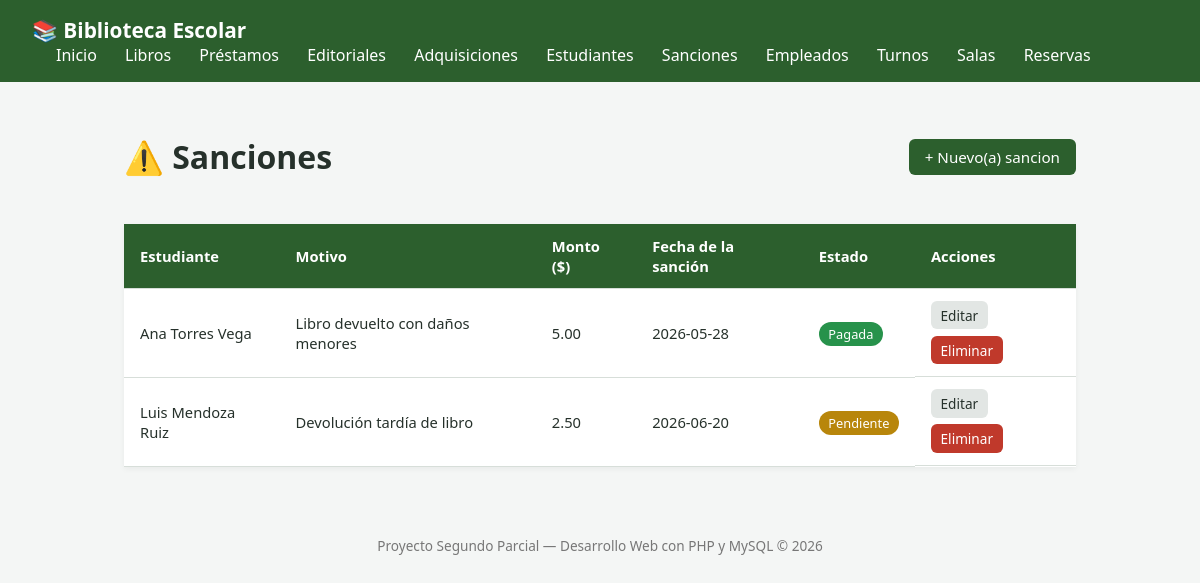
The page /index.php?route=sanciones on the database its author committed.
### tables this page shows
CREATE TABLE IF NOT EXISTS sanciones (
    id INT AUTO_INCREMENT PRIMARY KEY,
    estudiante_id INT NOT NULL,
    motivo VARCHAR(200) NOT NULL,
    monto DECIMAL(8,2) NOT NULL,
    fecha_sancion DATE NOT NULL,
    estado ENUM('pendiente', 'pagada', 'anulada') NOT NULL DEFAULT 'pendiente',
    creado_en TIMESTAMP DEFAULT CURRENT_TIMESTAMP,
    CONSTRAINT fk_sancion_estudiante
        FOREIGN KEY (estudiante_id) REFERENCES estudiantes(id)
        ON DELETE CASCADE
        ON UPDATE CASCADE
);

CREATE TABLE IF NOT EXISTS estudiantes (
    id INT AUTO_INCREMENT PRIMARY KEY,
    nombres VARCHAR(100) NOT NULL,
    apellidos VARCHAR(100) NOT NULL,
    curso_grado VARCHAR(50) NOT NULL,
    cedula VARCHAR(15) NOT NULL UNIQUE,
    email VARCHAR(150) NOT NULL,
    creado_en TIMESTAMP DEFAULT CURRENT_TIMESTAMP
);

### app/controllers/sancionesController.php (called while the page is built, shortened)
<?php
require_once __DIR__ . '/../models/sanciones.php';
class SancionController
{
    public function index(): void
    {
        $sancionesLista = sanciones::obtenerTodos();
        require __DIR__ . '/../views/sanciones/index.php';
    }
}

### app/models/sanciones.php (called while the page is built, shortened)
<?php
class sanciones{
    public static function obtenerTodos()
    {
        $conn = Conexion::conectar();
        $sql = "SELECT
        h.id, h.estudiante_id, p.nombres AS nombre_estudiante, p.apellidos, h.motivo, h.monto, h.fecha_sancion, h.estado
        FROM sanciones h
        INNER JOIN estudiantes p
        ON h.estudiante_id = p.id
        ORDER BY h.id DESC";
        $res = $conn->query($sql);
        $sancionesLista = [];
        while ($fila = $res->fetch_assoc()) {
            $sancionesLista[] = $fila;
        }
        return $sancionesLista;
    }
}
?>

### app/views/sanciones/index.php (the view, shortened to what this page needs)
<?php require __DIR__ . '/../header.php'; ?>
<div class="page-header">
    <h1>⚠️ Sanciones</h1>
    <a href="index.php?route=sanciones/create" class="btn btn-primary">+ Nuevo(a) sancion</a>
</div>
<?php if (empty($sancionesLista)): ?>
    <p class="empty-state">No hay registros todavía.</p>
<?php else: ?>
    <table class="tabla">
        <thead>
            <tr>
                <th>Estudiante</th>
                <th>Motivo</th>
                <th>Monto ($)</th>
                <th>Fecha de la sanción</th>
                <th>Estado</th>
                <th>Acciones</th>
            </tr>
        </thead>
        <tbody>
            <?php foreach ($sancionesLista as $reg): ?>
                <tr>
                    <td><?= htmlspecialchars($reg['nombre_estudiante'] . ' ' . $reg['apellidos']) ?></td>
                    <td><?= htmlspecialchars($reg['motivo']) ?></td>
                    <td><?= htmlspecialchars($reg['monto']) ?></td>
                    <td><?= htmlspecialchars($reg['fecha_sancion']) ?></td>
                    <td>
                        <?php $clasesEstado_estado = ['pendiente' => 'badge-warning', 'pagada' => 'badge-success', 'anulada' => 'badge-danger']; ?>
                        <span class="badge <?= $clasesEstado_estado[$reg['estado']] ?? '' ?>"><?= htmlspecialchars(ucfirst($reg['estado'])) ?></span>
                    </td>
                    <td class="acciones">
                        <a href="index.php?route=sanciones/edit&id=<?= $reg['id'] ?>" class="btn btn-small">Editar</a>
                        <a href="index.php?route=sanciones/delete&id=<?= $reg['id'] ?>"
                           class="btn btn-small btn-danger"
                           onclick="return confirm('¿Está seguro de eliminar este registro? Esta acción no se puede deshacer.');">
                           Eliminar
                        </a>
                    </td>
                </tr>
            <?php endforeach; ?>
        </tbody>
    </table>
<?php endif; ?>
<?php require __DIR__ . '/../footer.php'; ?>

### public/css/style.css (style rules this page uses)
:root { --color-primario: #2c5f2d; --color-primario-oscuro: #1e4220; --color-fondo: #f4f6f5; --color-texto: #26312b; --color-borde: #d7ded9; --color-error: #c0392b; --color-exito: #27924b; --color-advertencia: #b8860b; }
* { box-sizing: border-box; }
body { margin: 0; font-family: 'Segoe UI', Arial, sans-serif; background-color: var(--color-fondo); color: var(--color-texto); }
.page-header { display: flex; justify-content: space-between; align-items: center; margin-bottom: 1.5rem; flex-wrap: wrap; gap: 1rem; }
.btn { display: inline-block; padding: 0.5rem 1rem; border-radius: 6px; text-decoration: none; background: #e2e6e4; color: var(--color-texto); border: none; cursor: pointer; font-size: 0.95rem; }
.btn-primary { background-color: var(--color-primario); color: white; }
.btn-danger { background-color: var(--color-error); color: white; }
.btn-small { padding: 0.3rem 0.6rem; font-size: 0.85rem; }
.tabla { width: 100%; border-collapse: collapse; background: white; box-shadow: 0 2px 6px rgba(0,0,0,0.05); }
.tabla th, .tabla td { padding: 0.75rem 1rem; border-bottom: 1px solid var(--color-borde); text-align: left; font-size: 0.92rem; }
.tabla th { background-color: var(--color-primario); color: white; }
.acciones { display: flex; gap: 0.4rem; flex-wrap: wrap; }
.badge { padding: 0.2rem 0.6rem; border-radius: 12px; font-size: 0.8rem; color: white; }
.badge-success { background-color: var(--color-exito); }
.badge-warning { background-color: var(--color-advertencia); }

### rows shown on the page
sanciones: estudiante.apellidos "Ana Torres Vega", motivo "Libro devuelto con daños menores", monto "5.00", fecha_sancion "2026-05-28", estado "Pagada"
sanciones: estudiante.apellidos "Luis Mendoza Ruiz", motivo "Devolución tardía de libro", monto "2.50", fecha_sancion "2026-06-20", estado "Pendiente"
